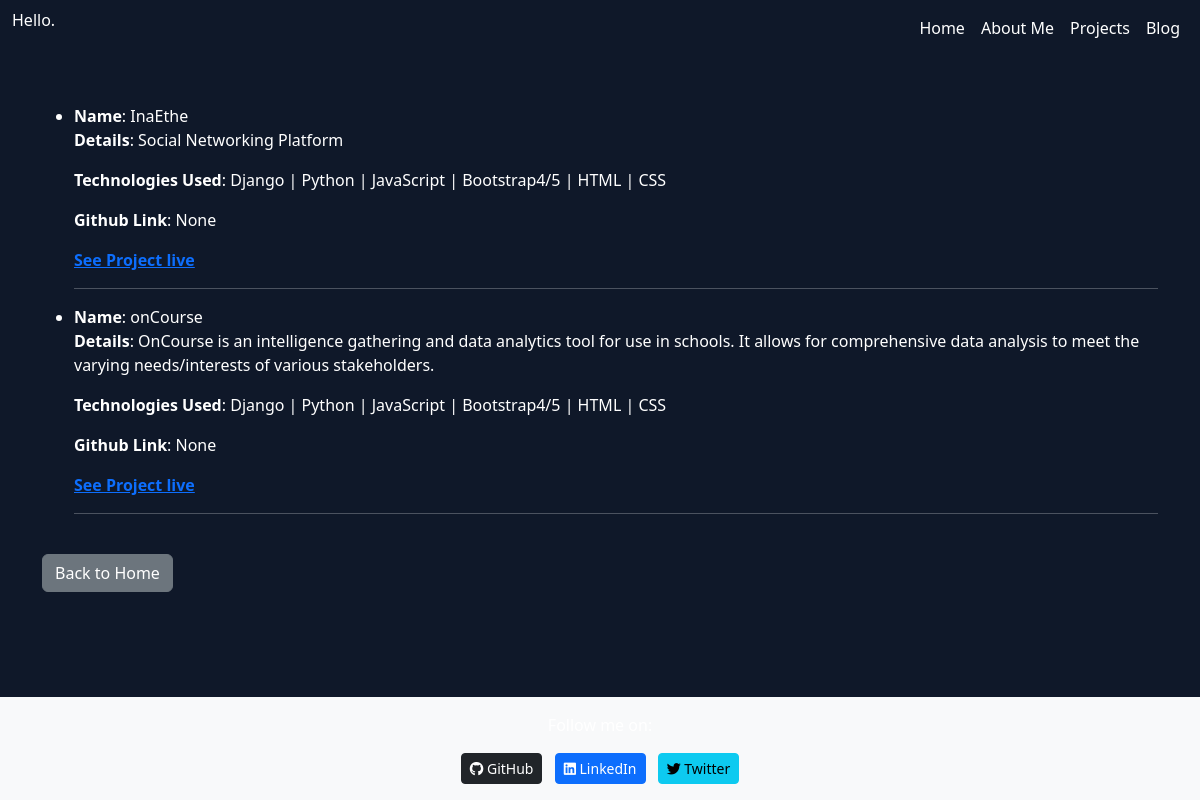
/projects/, run on the app's committed database.
### showcase/models.py (models this page shows, shortened)
class Project(models.Model):
    title = models.CharField(max_length=200)
    description = models.TextField()
    tech_stack = models.CharField(max_length=200)
    features = models.CharField(max_length=200, default="Awesomeness")
    status = models.CharField(max_length=200, default="Functional")
    github_link = models.URLField(null=True, blank=True)
    live_link = models.URLField(null=True, blank=True)
    date_created = models.DateField()

### showcase/views.py (the view)
# urls.py: path('projects/', views.projects, name='projects'),
def projects(request):
    projects = Project.objects.all()
    return render(request, 'showcase/projects.html', {'projects': projects})

### showcase/templates/showcase/projects.html
{% extends 'showcase/base.html' %}
{% block content %}
<div class="container mt-5">
    <div class="row">
        <div class="col-md-12">
            {% for project in projects %}
            <ul>
                <li><b>Name</b>: {{ project.title }}</li>
                <p><b>Details</b>: {{ project.description }}</p>
                <p><b>Technologies Used</b>: {{ project.tech_stack }}</p>
                <p><b>Github Link</b>: {{ project.github_link }}</p>
                <a href="#"><b>See Project live</b></a>
                <hr>
            </ul>
            {% empty %}
            <p>No projects found.</p>
            {% endfor %}
        </div>
    </div>
    <div class="mt-4">
        <a href="{% url 'showcase:index' %}" class="btn btn-secondary">Back to Home</a>
    </div>
</div>
{% endblock %}

### static/css/style.css (style rules this page uses)
body { background-color: #0f1829; color: #fff; }

### data on the page
Project: title "InaEthe", description "Social Networking Platform", tech_stack "Django | Python | JavaScript | Bootstrap4/5 | HTML | CSS", github_link "None"
Project: title "onCourse", description "OnCourse is an intelligence gathering and data analytics tool for use in schools. It allows for comprehensive data analysis to meet the varying needs/interests of various stakeholders.", tech_stack "Django | Python | JavaScript | Bootstrap4/5 | HTML | CSS", github_link "None"
